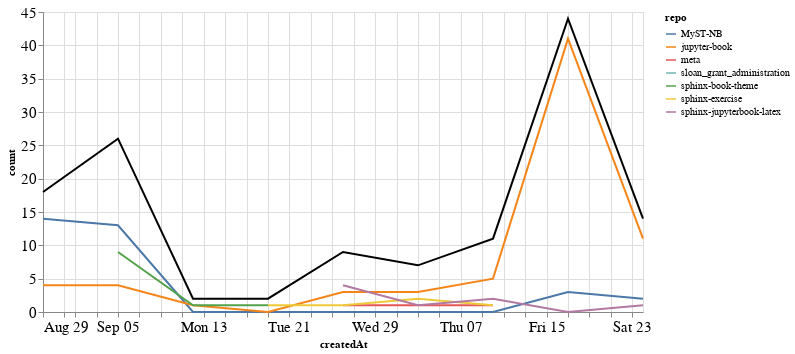

The code cell stored with this chart in its notebook:
### Markdown cell above
### Comments

### Code cell
comments_time = comments.groupby('repo').resample('W', on='createdAt').count()['author'].reset_index()
comments_time = comments_time.rename(columns={'author': 'count'})
comments_time_total = comments_time.groupby('createdAt').agg({"count": "sum"}).reset_index()
ch1 = alt.Chart(comments_time, width=600).mark_line().encode(
    x='createdAt',
    y='count',
    color='repo',
    tooltip="repo"
)

ch2 = alt.Chart(comments_time_total, width=600).mark_line(color="black").encode(
    x='createdAt',
    y='count',
)

ch1 + ch2

### Figure 1 — Vega-Lite specification as saved in the notebook (floating-point values rounded to 4 significant figures)
{"config": {"axisLeft": {"labelFontSize": 15}, "axisBottom": {"labelFontSize": 15}}, "layer": [{"data": {"name": "data-3ecff4b7c32f8a46db84d9bfac626620"}, "mark": "line", "encoding": {"color": {"type": "nominal", "field": "repo"}, "tooltip": {"type": "nominal", "field": "repo"}, "x": {"type": "temporal", "field": "createdAt"}, "y": {"type": "quantitative", "field": "count"}}, "width": 600}, {"data": {"name": "data-41858d1ae6d830b26d691cf86ea243d8"}, "mark": {"type": "line", "color": "black"}, "encoding": {"x": {"type": "temporal", "field": "createdAt"}, "y": {"type": "quantitative", "field": "count"}}, "width": 600}], "$schema": "https://vega.github.io/schema/vega-lite/v4.8.1.json", "datasets": {"data-3ecff4b7c32f8a46db84d9bfac626620": [{"repo": "MyST-NB", "createdAt": "2021-08-29T00:00:00", "count": 14}, {"repo": "MyST-NB", "createdAt": "2021-09-05T00:00:00", "count": 13}, {"repo": "MyST-NB", "createdAt": "2021-09-12T00:00:00", "count": 0}, {"repo": "MyST-NB", "createdAt": "2021-09-19T00:00:00", "count": 0}, {"repo": "MyST-NB", "createdAt": "2021-09-26T00:00:00", "count": 0}, {"repo": "MyST-NB", "createdAt": "2021-10-03T00:00:00", "count": 0}, {"repo": "MyST-NB", "createdAt": "2021-10-10T00:00:00", "count": 0}, {"repo": "MyST-NB", "createdAt": "2021-10-17T00:00:00", "count": 3}, {"repo": "MyST-NB", "createdAt": "2021-10-24T00:00:00", "count": 2}, {"repo": "jupyter-book", "createdAt": "2021-08-29T00:00:00", "count": 4}, {"repo": "jupyter-book", "createdAt": "2021-09-05T00:00:00", "count": 4}, {"repo": "jupyter-book", "createdAt": "2021-09-12T00:00:00", "count": 1}, {"repo": "jupyter-book", "createdAt": "2021-09-19T00:00:00", "count": 0}, {"repo": "jupyter-book", "createdAt": "2021-09-26T00:00:00", "count": 3}, {"repo": "jupyter-book", "createdAt": "2021-10-03T00:00:00", "count": 3}, {"repo": "jupyter-book", "createdAt": "2021-10-10T00:00:00", "count": 5}, {"repo": "jupyter-book", "createdAt": "2021-10-17T00:00:00", "count": 41}, {"repo": "jupyter-book", "createdAt": "2021-10-24T00:00:00", "count": 11}, {"repo": "meta", "createdAt": "2021-09-26T00:00:00", "count": 1}, {"repo": "meta", "createdAt": "2021-10-03T00:00:00", "count": 1}, {"repo": "meta", "createdAt": "2021-10-10T00:00:00", "count": 1}, {"repo": "sloan_grant_administration", "createdAt": "2021-10-10T00:00:00", "count": 2}, {"repo": "sphinx-book-theme", "createdAt": "2021-09-05T00:00:00", "count": 9}, {"repo": "sphinx-book-theme", "createdAt": "2021-09-12T00:00:00", "count": 1}, {"repo": "sphinx-book-theme", "createdAt": "2021-09-19T00:00:00", "count": 1}, {"repo": "sphinx-exercise", "createdAt": "2021-09-19T00:00:00", "count": 1}, {"repo": "sphinx-exercise", "createdAt": "2021-09-26T00:00:00", "count": 1}, {"repo": "sphinx-exercise", "createdAt": "2021-10-03T00:00:00", "count": 2}, {"repo": "sphinx-exercise", "createdAt": "2021-10-10T00:00:00", "count": 1}, {"repo": "sphinx-jupyterbook-latex", "createdAt": "2021-09-26T00:00:00", "count": 4}, {"repo": "sphinx-jupyterbook-latex", "createdAt": "2021-10-03T00:00:00", "count": 1}, {"repo": "sphinx-jupyterbook-latex", "createdAt": "2021-10-10T00:00:00", "count": 2}, {"repo": "sphinx-jupyterbook-latex", "createdAt": "2021-10-17T00:00:00", "count": 0}, {"repo": "sphinx-jupyterbook-latex", "createdAt": "2021-10-24T00:00:00", "count": 1}], "data-41858d1ae6d830b26d691cf86ea243d8": [{"createdAt": "2021-08-29T00:00:00", "count": 18}, {"createdAt": "2021-09-05T00:00:00", "count": 26}, {"createdAt": "2021-09-12T00:00:00", "count": 2}, {"createdAt": "2021-09-19T00:00:00", "count": 2}, {"createdAt": "2021-09-26T00:00:00", "count": 9}, {"createdAt": "2021-10-03T00:00:00", "count": 7}, {"createdAt": "2021-10-10T00:00:00", "count": 11}, {"createdAt": "2021-10-17T00:00:00", "count": 44}, {"createdAt": "2021-10-24T00:00:00", "count": 14}]}}
